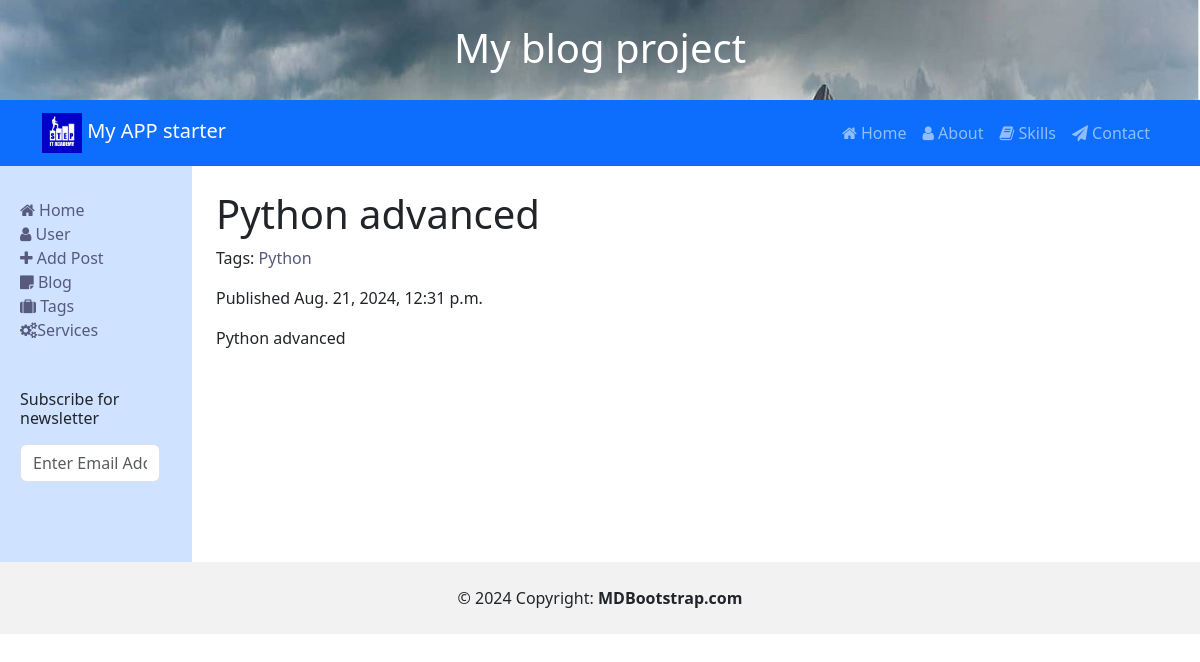
The app's page /blog/4/ with its own data.
### blog/models.py (models this page shows, shortened)
class Post(models.Model):
    class Status(models.TextChoices):
        DRAFT = ('DF', 'Draft')
        PUBLISHED = ('PB', 'Published')
    title = models.CharField(verbose_name="Назва поста", max_length=20)
    body = models.TextField()
    slug = models.SlugField(max_length=250, unique=True)
    publish = models.DateTimeField(default=timezone.now)
    created = models.DateTimeField(auto_now_add=True)
    updated = models.DateTimeField(auto_now=True)
    status = models.CharField(max_length=2, choices=Status.choices, default=Status.DRAFT)
    tags = models.ManyToManyField("Tag", related_name='blog_posts')
    category = models.ForeignKey("Category", on_delete=models.CASCADE, null=True, related_name="posts")
    objects = models.Manager()
    published = PublisherManager()
    class Meta:
        ordering = ["-publish"]
        verbose_name_plural = "Публікації"
        verbose_name = "Публікація"

class Tag(models.Model):
    name = models.CharField(max_length=31, unique=True, help_text='A label for name tag.')
    slug = models.SlugField(max_length=31, unique=True, help_text='A label for URL config.')
    class Meta:
        verbose_name = 'Tag'

### blog/views.py (the view)
# urls.py: path('<int:id>/', views.post_detail, name="post-detail"),
def post_detail(request, id):
    post = get_object_or_404(Post, id=id)
    return render(request, 'blog/post/detail.html', {'post': post})

### blog/templates/blog/post/detail.html (shortened to what this page needs)
{% extends "base.html" %}
{% block content %}
<h1>{{ post.title }}</h1>
<p>Tags:
     {% for tag in post.tags.all %}
        <a href="{% url 'blog:post-by-tag' tag.slug %}">{{ tag.name }}</a>{% if not forloop.last %}, {% endif %}
    {% endfor %}
</p>
<p class="date">
Published {{ post.publish }}
</p>
{{ post.body|linebreaks }}
{% endblock %}

### blog/static/css/styles.css (style rules this page uses)
body { margin-top:20px; }
a, a:active, a:focus { color: #575a7b; text-decoration: none; transition-timing-function: ease-in-out; -ms-transition-timing-function: ease-in-out; -moz-transition-timing-function: ease-in-out; -webkit-transition-timing-function: ease-in-out; -o-transition-timing-function: ease-in-out; transition-duration: .2s; -ms-transition-duration: .2s; -moz-transition-duration: .2s; -webkit-transition-duration: .2s; -o-transition-duration: .2s; }

### records on screen
Post: title "Python advanced", publish "Aug. 21, 2024, 12:31 p.m.", body "Python advanced"
Tag: name "Python"
